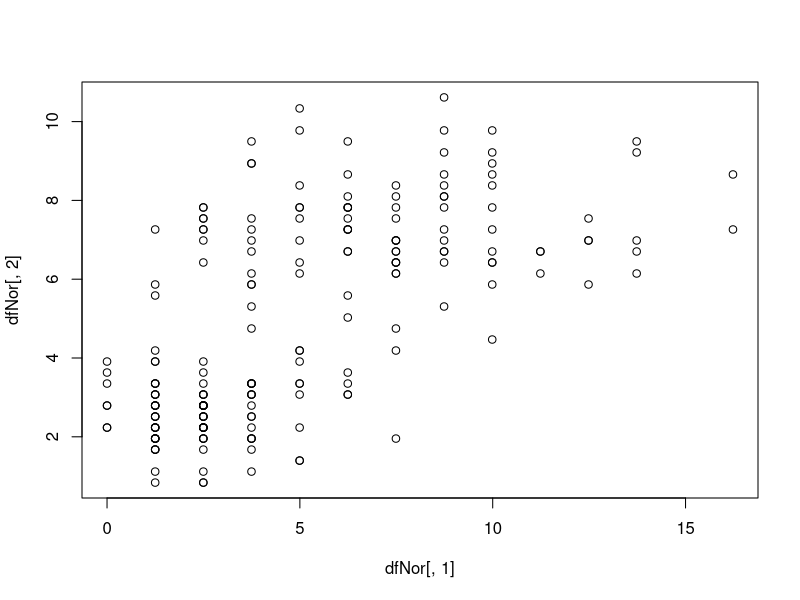
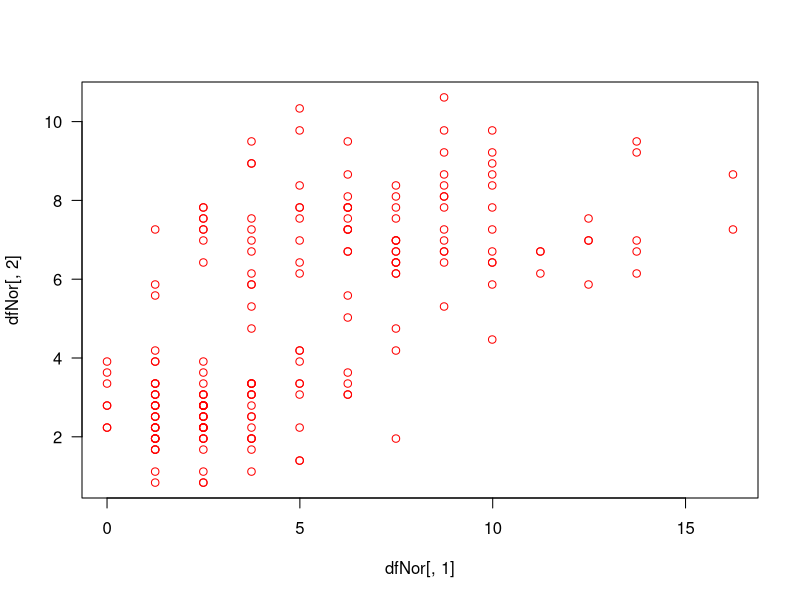
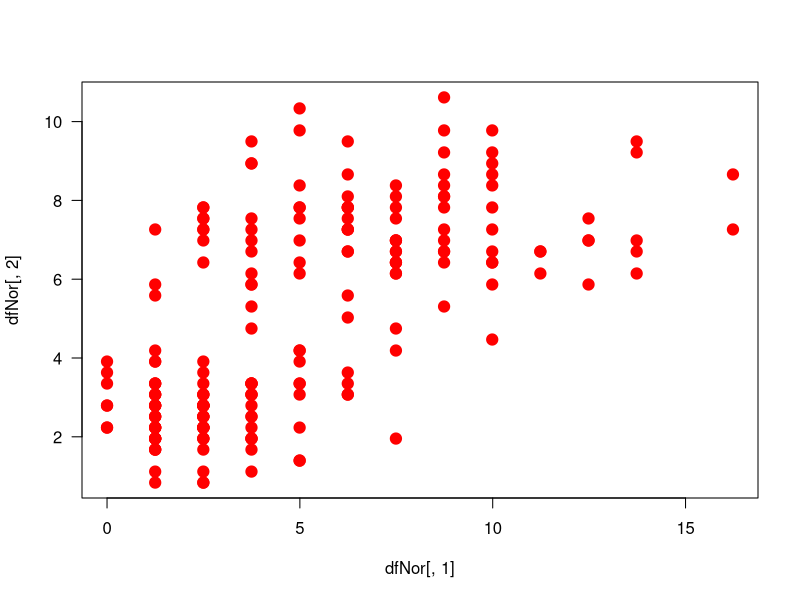
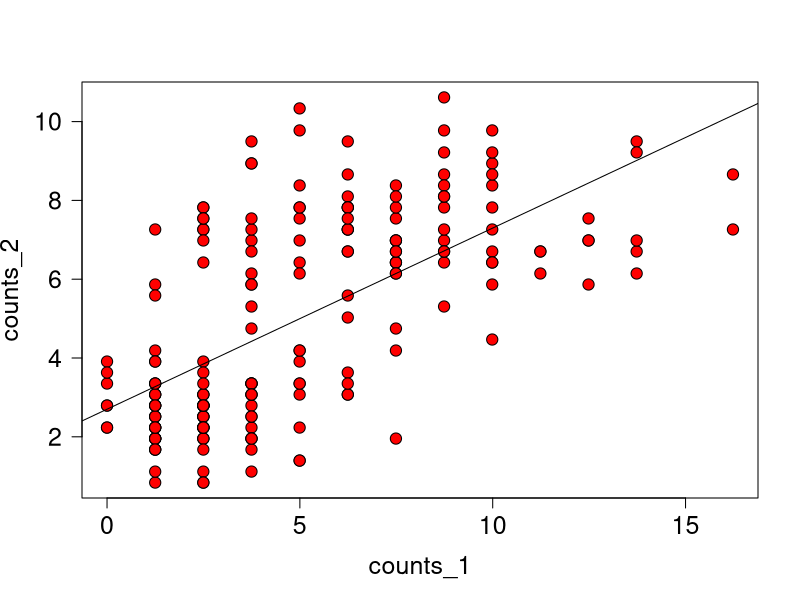
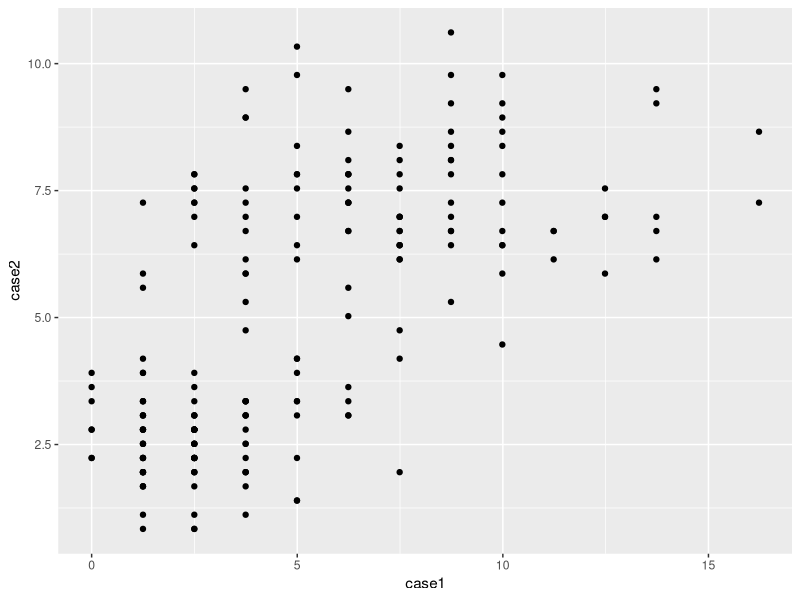
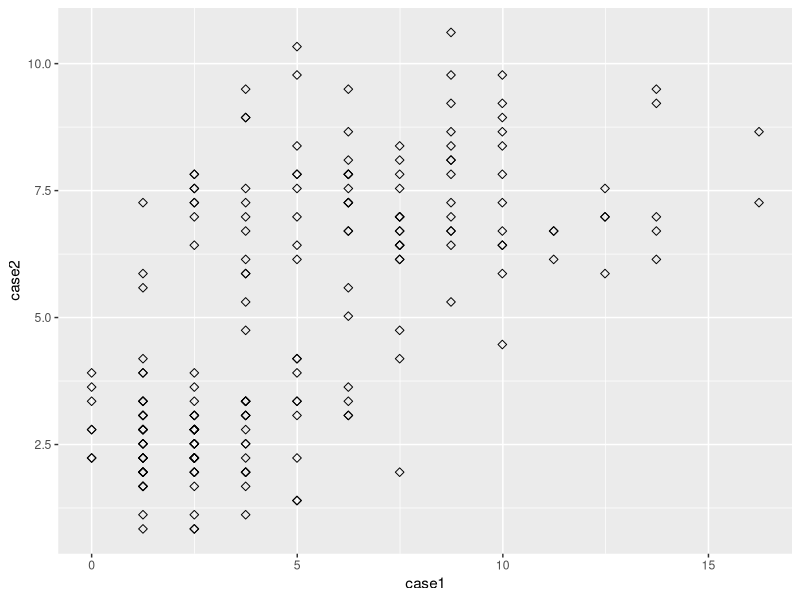
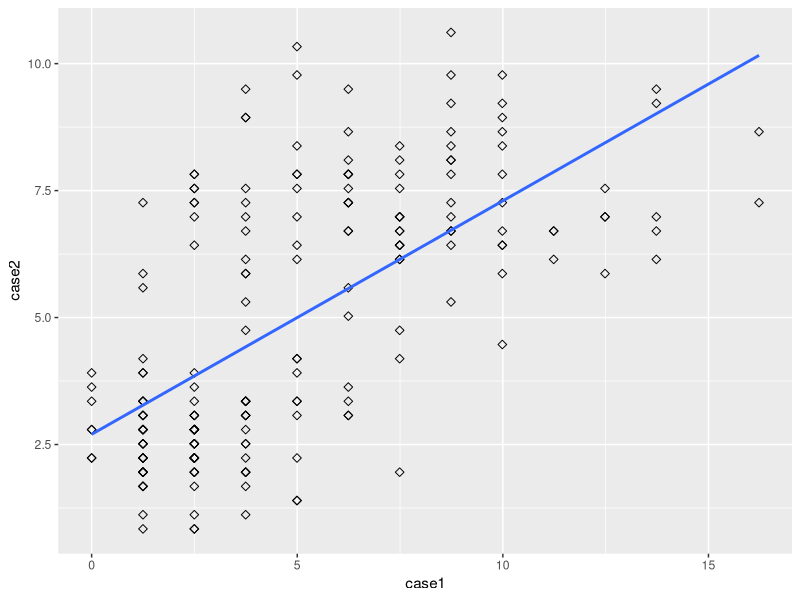

The R source for these figures, in order:
## ---- chunk 1
set.seed(100)
data1 <- c(rpois(100, lambda = 2), rpois(100, lambda = 6))
set.seed(100)
data2 <- c(rpois(100, lambda = 10), rpois(100, lambda = 26))
# generating the data frame 
df    <- data.frame(case1 = data1,
                    case2 = data2)
# normalizing the data
dfNor    <- apply(df, 2, function(x){x/sum(x) * 1000})
head(dfNor)
## ---- chunk 2
plot(dfNor[,1], dfNor[,2])
#Adding the color, changing the direction of coordination
plot(dfNor[,1], dfNor[,2], las = 1,
     col = 'red')
#Changing the point type, size 
plot(dfNor[,1], dfNor[,2], las = 1,
     col = 'red', pch = 19, cex = 1.5)
#Or changing another type, adding the label
plot(dfNor[,1], dfNor[,2], las = 1,
     bg = 'red', pch = 21, cex = 1.5,
     xlab = 'counts_1', ylab = 'counts_2',
     cex.axis = 1.5, # increasing the size of the coordinate
     cex.lab = 1.5   # increasing the size of the lable
     )
#Checking correlation and and adding the line
correlation <- cor(dfNor[,1], dfNor[,2])
correlation
abline(lm(dfNor[,2] ~ dfNor[,1]))
## ---- chunk 3
# # changing the data format
# df_forGG <- data.frame(count = c(data1, data2),
#                        label = c(rep('data1', length(data1)),
#                                  rep('data2', length(data2))))
library(ggplot2)
ggplot( data.frame(dfNor) ,
       aes(x = case1, y = case2)) +
  geom_point()
# change the point size and shape
ggplot(data.frame( dfNor ), aes(x = case1, y = case2)) +
  geom_point(size = 2, shape = 23)
#adding the regression line
ggplot(data.frame( dfNor ), aes(x = case1, y = case2)) +
  geom_point(size = 2, shape = 23) + 
  geom_smooth(method = lm, se = F)
